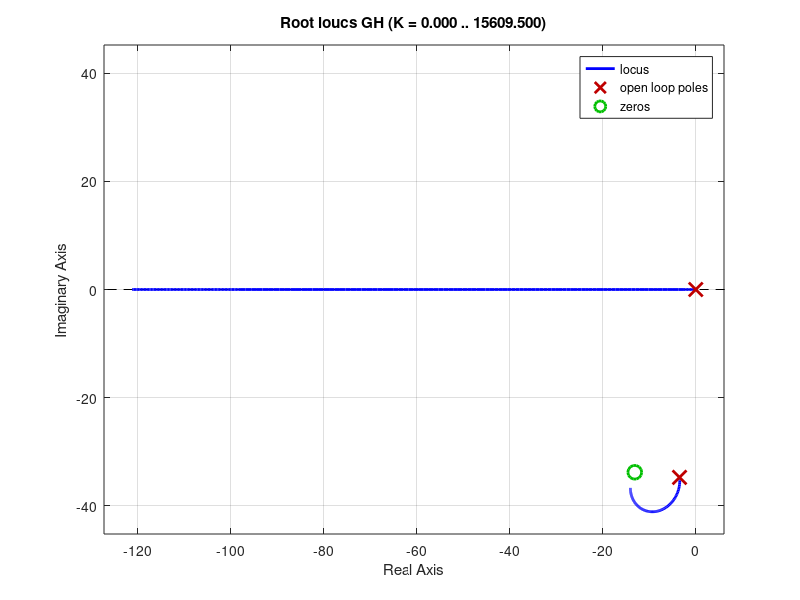

Source code (MATLAB): (Note: this script raises an error after producing the figure.)
'ex7-4'
G1=tf(1,[1  7  1220]);
G2=tf(12,[1  0]);
H1=tf([0.00076   0],[1     0.06]);
H2=tf([1    0     0],1);
H3=tf([0.02    0],1);
G=series(G1,G2);
H4=series(H1,H2);
H=minreal(H4+H3+1)
z=0.707
GH=series(G,H);
figure(1)
rlocus(GH)
sgrid(z,0)
[K,p]=rlocfind(GH)
TYR=feedback(K*G,H)
figure(2)
step(TYR)
